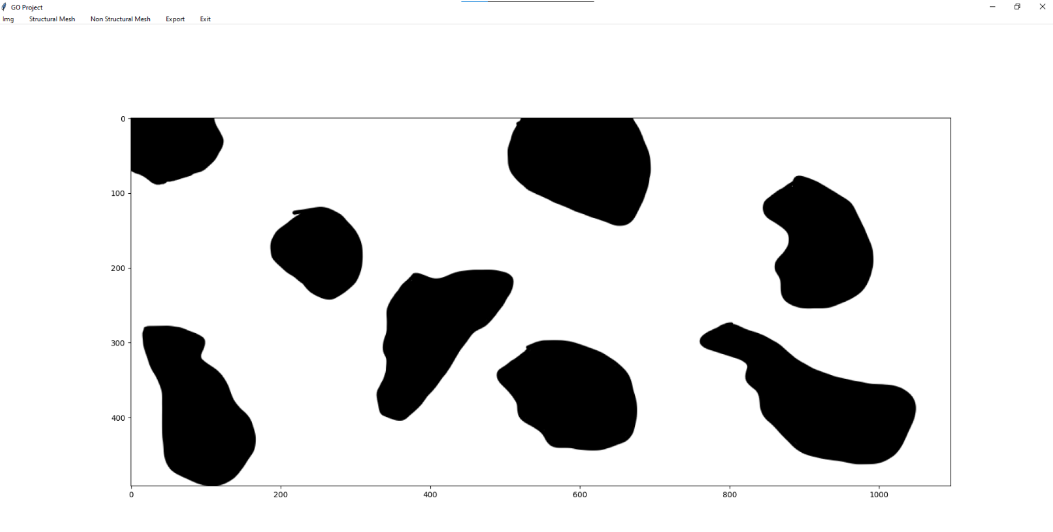

Python code for this plot:
from tkinter import *
from math import sin
from matplotlib.backends.backend_tkagg import FigureCanvasTkAgg
from matplotlib import pyplot as plt
from matplotlib import image as mpimg
from PIL import Image
import math
import numpy as np
import random
from PIL import ImageTk
import os
from matplotlib.patches import Rectangle
import tkinter

global COLOR
COLOR = "green"


class Point:
    def __init__(self, x: float, y: float):
        self.x = x
        self.y = y

    def draw(self, color: str):
        plt.scatter(self.x, self.y, color=color, s=4)  # plotting single point

    def __str__(self):
        return "{} {}".format(self.x, self.y)


class Line:
    def __init__(self, head: Point, tail: Point):
        self.head = head
        self.tail = tail

    def length(self):
        return math.sqrt(
            math.pow(self.head.x - self.tail.x, 2)
            + math.pow(self.head.y - self.tail.y, 2)
        )

    def draw(self, color):
        if img[self.head.x, self.head.y] == img[self.tail.x, self.tail.y]:
            if img[self.head.x, self.head.y][0] == 0:
                color = "b"
            else:
                color = "g"
        else:
            color = "y"
        ax.plot(
            [self.head.x, self.tail.x],
            [self.head.y, self.tail.y],
            linestyle="-",
            color=color,
            linewidth=0.5,
        )


class Circle:
    def __init__(self, point, r):
        self.O = point
        self.r = r

    def draw(self):
        angle = np.linspace(0, 2 * np.pi, 150)
        x = self.r * np.cos(angle) + self.O.x
        y = self.r * np.sin(angle) + self.O.y
        plt.plot(x, y)


class Triangle:
    def __init__(self, A, B, C):
        self.A = A
        self.B = B
        self.C = C
        self.edges = {Line(self.A, self.B), Line(self.A, self.C), Line(self.B, self.C)}
        self.sides()

    def draw(self):
        if COLOR == True:
            chars = "0123456789ABCDEF"
            color = "#" + "".join(random.sample(chars, 6))
        else:
            color = COLOR
        Line(self.A, self.B).draw(color)
        Line(self.A, self.C).draw(color)
        Line(self.B, self.C).draw(color)

    def sides(self):
        self.a = math.sqrt(
            math.pow(self.B.x - self.C.x, 2) + math.pow(self.B.y - self.C.y, 2)
        )
        self.b = math.sqrt(
            math.pow(self.A.x - self.C.x, 2) + math.pow(self.A.y - self.C.y, 2)
        )
        self.c = math.sqrt(
            math.pow(self.A.x - self.B.x, 2) + math.pow(self.A.y - self.B.y, 2)
        )

    #       | ax-dx, ay-dy, (ax-dx)² + (ay-dy)² |
    # det = | bx-dx, by-dy, (bx-dx)² + (by-dy)² |
    #       | cx-dx, cy-dy, (cx-dx)² + (cy-dy)² |

    # (ax-dx) * (by-dy) * (cx-dx)² + (cy-dy)² +

    def pointInTriangleCircumcircle(self, point):
        matrix = np.array(
            [
                [point.x * point.x + point.y * point.y, point.x, point.y, 1],
                [self.A.x * self.A.x + self.A.y * self.A.y, self.A.x, self.A.y, 1],
                [self.B.x * self.B.x + self.B.y * self.B.y, self.B.x, self.B.y, 1],
                [self.C.x * self.C.x + self.C.y * self.C.y, self.C.x, self.C.y, 1],
            ]
        )
        det = np.linalg.det(matrix)
        if orientation(self.A, self.B, self.C) > 0:
            return det > 0
        else:
            return det < 0

    def centerOfTriangleCircumcircle(self):
        self.angles()
        x = (
            self.A.x * math.sin(2 * self.alpha)
            + self.B.x * math.sin(2 * self.beta)
            + self.C.x * math.sin(2 * self.gamma)
        ) / (
            math.sin(2 * self.alpha)
            + math.sin(2 * self.beta)
            + math.sin(2 * self.gamma)
        )
        y = (
            self.A.y * math.sin(2 * self.alpha)
            + self.B.y * math.sin(2 * self.beta)
            + self.C.y * math.sin(2 * self.gamma)
        ) / (
            math.sin(2 * self.alpha)
            + math.sin(2 * self.beta)
            + math.sin(2 * self.gamma)
        )
        O = Point(x, y)
        O.draw("r")
        Circle(O, Line(O, self.A).length()).draw()
        return O

    def __str__(self):
        return "{} | {} | {} ".format(self.A, self.B, self.C)


def orientation(A, B, C):
    AC = [C.x - A.x, C.y - A.y]
    AB = [B.x - A.x, B.y - A.y]
    v = AC[0] * AB[1] - AB[0] * AC[1]
    return v


def superTriangle(points):
    points.sort(key=lambda p: abs(p.x))
    m = 3
    big = max(max(abs(p.x), abs(p.y)) for p in points)
    p1 = Point(m * big, 0)
    p2 = Point(0, m * big)
    p3 = Point(-1 * m * big, -1 * m * big)

    super_triangle = Triangle(p1, p2, p3)
    return super_triangle


def notShared(edge, triangles):
    count = 0
    for t in triangles:
        for e in t.edges:
            if (e.head == edge.head and e.tail == edge.tail) or (
                e.head == edge.tail and e.tail == edge.head
            ):
                count += 1
    if count == 1:
        return True
    else:
        return False


def BowyerWatson(points, splitLen):
    triangulation = []

    super_triangle = superTriangle(points)
    triangulation.append(super_triangle)

    for p in points:
        badTriangles = []
        for t in triangulation:
            if t.pointInTriangleCircumcircle(p):
                badTriangles.append(t)
        polygon = []
        for t in badTriangles:
            for e in t.edges:
                if notShared(e, badTriangles):
                    polygon.append(e)
        for t in badTriangles:
            triangulation.remove(t)
        for e in polygon:
            newTri = Triangle(e.head, e.tail, p)
            triangulation.append(newTri)

    remove = []

    for t in triangulation:
        if (
            t.A == super_triangle.A
            or t.A == super_triangle.B
            or t.A == super_triangle.C
            or t.B == super_triangle.A
            or t.B == super_triangle.B
            or t.B == super_triangle.C
            or t.C == super_triangle.A
            or t.C == super_triangle.B
            or t.C == super_triangle.C
            or t.a > splitLen
            or t.b > splitLen
            or t.c > splitLen
        ):
            remove.append(t)

    global P
    P = points
    for r in remove:
        triangulation.remove(r)

    global T
    T = triangulation
    for t in triangulation:
        t.draw()


def QuadTree(img, STARTx, ENDx, w, STARTy, ENDy, h):
    MIDx = STARTx + w // 2
    MIDy = STARTy + h // 2

    global P
    center = Point(MIDx, MIDy)
    points.append(center)
    P.append(center)
    P.append(Point(STARTx, STARTy))
    P.append(Point(STARTx, MIDy))
    P.append(Point(STARTx, ENDy))
    P.append(Point(MIDx, STARTy))
    P.append(Point(MIDx, ENDy))
    P.append(Point(ENDx, STARTy))
    P.append(Point(ENDx, MIDy))
    P.append(Point(ENDx, ENDy))

    def check(x1, x2, y1, y2):
        px = [0, 0]
        for y in range(y1, y2):
            for x in range(x1, x2):
                if img[x, y][0] == 0:
                    px[0] += 1
                if img[x, y][0] == 255:
                    px[1] += 1
            if px[0] > 20 and px[1] > 20:
                QuadTree(img, x1, x2, w // 2, y1, y2, h // 2)
                break
            else:
                T.append(
                    Triangle(
                        Point(STARTx, STARTy), Point(STARTx, MIDy), Point(MIDx, STARTy)
                    )
                )
                T.append(
                    Triangle(
                        Point(STARTx, MIDy), Point(MIDx, MIDy), Point(MIDx, STARTy)
                    )
                )

                """
                T.append(
                    Triangle(
                        Point(STARTx, MIDy), Point(MIDx, MIDy), Point(STARTx, ENDy)
                    )
                )
                T.append(
                    Triangle(Point(STARTx, ENDy), Point(MIDx, ENDy), Point(MIDx, MIDy))
                )
                """

                T.append(
                    Triangle(
                        Point(STARTx, STARTy), Point(ENDx, STARTy), Point(STARTx, ENDy)
                    )
                )
                T.append(
                    Triangle(
                        Point(ENDx, ENDy), Point(ENDx, STARTy), Point(STARTx, ENDy)
                    )
                )
                """                
                T.append(
                    Triangle(
                        Point(MIDx, STARTy), Point(MIDx, MIDy), Point(ENDx, STARTy)
                    )
                )
                T.append(
                    Triangle(Point(ENDx, MIDy), Point(MIDx, MIDy), Point(ENDx, STARTy))
                )
                """
                T.append(
                    Triangle(Point(MIDx, MIDy), Point(MIDx, ENDy), Point(ENDx, MIDy))
                )
                T.append(
                    Triangle(Point(ENDx, MIDy), Point(ENDx, ENDy), Point(ENDx, MIDy))
                )
                ax.plot(
                    [STARTx, ENDx],
                    [ENDy, STARTy],
                    linestyle="-",
                    color="g",
                    linewidth="0.1",
                )
                ax.plot(
                    [STARTx, MIDx],
                    [MIDy, STARTy],
                    linestyle="-",
                    color="g",
                    linewidth="0.1",
                )
                ax.plot(
                    [MIDx, ENDx],
                    [ENDy, MIDy],
                    linestyle="-",
                    color="g",
                    linewidth="0.1",
                )

    if w > 40 and h > 40:
        check(STARTx, MIDx, STARTy, MIDy)
        check(MIDx, ENDx, STARTy, MIDy)
        check(STARTx, MIDx, MIDy, ENDy)
        check(MIDx, ENDx, MIDy, ENDy)

    ax.plot([MIDx, MIDx], [STARTy, ENDy], linestyle="-", color="g", linewidth="0.5")
    ax.plot([STARTx, ENDx], [MIDy, MIDy], linestyle="-", color="g", linewidth="0.5")


def StructuralMesh(image_path):
    ax.clear()
    image = Image.open(image_path, "r")
    ax.imshow(image)
    img = image.load()
    points.append(Point(0, 0))
    points.append(Point(0, image.size[1] - 1))
    points.append(Point(image.size[0] - 1, 0))
    points.append(Point(image.size[0] - 1, image.size[1] - 1))
    QuadTree(img, 0, image.size[0], image.size[0], 0, image.size[1], image.size[1])
    canvas.draw()


def NonStructuralMeshB(image_path, maxSpace, split):
    ax.clear()
    image = Image.open(image_path, "r")
    ax.imshow(image)
    global img
    img = image.load()
    points = []
    for x in range(0, image.size[0], maxSpace):
        for y in range(0, image.size[1], maxSpace):
            if img[x, y][0] == 0:
                points.append(Point(x, y))
    BowyerWatson(points, split)
    canvas.draw()


def NonStructuralMeshBD(image_path, maxSpace, split):
    ax.clear()
    image = Image.open(image_path, "r")
    ax.imshow(image)
    global img
    img = image.load()
    points = []
    for x in range(0, image.size[0], 2 * maxSpace):
        for y in range(0, image.size[1], maxSpace):
            if img[x, y][0] == 0:
                points.append(Point(x, y))

    newPoints = []
    for p in range(0, len(points), maxSpace):
        newPoints.append(points[p])
    BowyerWatson(newPoints, split)
    canvas.draw()


def Faze(t):
    if (
        img[t.A.x, t.A.y][0] == 0
        and img[t.B.x, t.B.y][0] == 0
        and img[t.C.x, t.C.y][0] == 0
    ):
        return 1
    else:
        return 0


def Export():
    file = "save.txt"
    f = open(file, "w")
    f.write("nodes:\n")
    for i in range(len(P) - 1):
        f.write("{} {} {}\n".format(i, round(P[i].x, 2), round(P[i].y, 2)))

    f.write("\nelements:\n")
    for i in range(len(T) - 1):
        try:
            f.write(
                "{} {} {} {} {}\n".format(
                    i, P.index(T[i].A), P.index(T[i].B), P.index(T[i].C), Faze(T[i])
                )
            )
        except:
            pass

    f.close()


def NonStructuralMeshW(image_path, maxSpace, split):
    ax.clear()
    image = Image.open(image_path, "r")
    ax.imshow(image)
    global img
    img = image.load()
    points = []
    for x in range(0, image.size[0], maxSpace):
        for y in range(0, image.size[1], maxSpace):
            if img[x, y][0] == 255:
                points.append(Point(x, y))
    BowyerWatson(points, split)
    canvas.draw()


def NonStructuralMeshFull(image_path, maxSpace, split):
    ax.clear()
    image = Image.open(image_path, "r")
    ax.imshow(image)
    global img
    img = image.load()
    points = []
    for x in range(0, image.size[0], maxSpace):
        for y in range(0, image.size[1], maxSpace):
            points.append(Point(x, y))
    BowyerWatson(points, split)
    canvas.draw()


def drawImg(image_path):
    ax.clear()
    image = Image.open(image_path, "r")
    ax.imshow(image)
    canvas.draw()


def MenuBar():
    menubar = Menu(window)
    menubar.add_cascade(label="Img", command=lambda: drawImg(image_path))
    menubar.add_separator()
    SM = Menu(menubar, tearoff=0)
    SM.add_command(label="Basic", command=lambda: StructuralMesh(image_path))
    menubar.add_cascade(label="Structural Mesh", menu=SM)
    menubar.add_separator()

    NSM = Menu(menubar, tearoff=0)
    NSM.add_command(
        label="Black", command=lambda: NonStructuralMeshB(image_path, 20, 30)
    )
    NSM.add_command(
        label="Black detailed", command=lambda: NonStructuralMeshBD(image_path, 4, 30)
    )
    NSM.add_command(
        label="White", command=lambda: NonStructuralMeshW(image_path, 20, 30)
    )
    NSM.add_command(
        label="Full", command=lambda: NonStructuralMeshFull(image_path, 20, 30)
    )
    menubar.add_cascade(label="Non Structural Mesh", menu=NSM)
    menubar.add_separator()

    menubar.add_cascade(label="Export", command=Export)
    menubar.add_separator()
    menubar.add_cascade(label="Exit", command=window.destroy)
    menubar.add_separator()

    window["menu"] = menubar


if __name__ == "__main__":
    global window
    window = tkinter.Tk()
    window.title("GO Project")
    global points, P, T, ax, image_path
    image_path = "test.png"
    points = []
    T = []
    P = []
    fig, (ax) = plt.subplots()
    image = Image.open(image_path, "r")
    ax.imshow(image)
    MenuBar()

    canvas = FigureCanvasTkAgg(fig, master=window)
    canvas.draw()
    canvas.get_tk_widget().pack(side=tkinter.RIGHT, fill=tkinter.BOTH, expand=1)

    tkinter.mainloop()
    plt.show()
